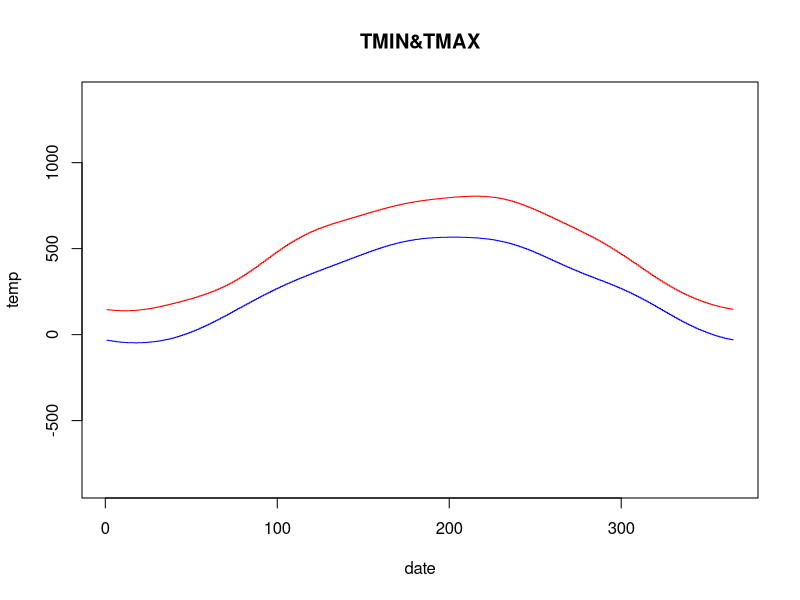

This chart was generated by the following R code:
setwd("/Users/adrianhsu/Google_Drive/NTUEE_106_1/sta/sta2017/1013-lab2")

dat<-read.csv('NORMAL_DLY_sample.csv', header=TRUE)

newdat<-cbind(dat$DLY_TMIN_NORMAL, dat$DLY_TMAX_NORMAL)
temp<-as.data.frame(newdat) #轉成 data.frame的指令
colnames(temp)<-c("TMIN", "TMAX")

plot(temp$TMIN, main="TMIN&TMAX", xlab="date", ylab="temp", type='s', col='blue', asp=0.10)
points(temp$TMAX, type="s", col='red')
